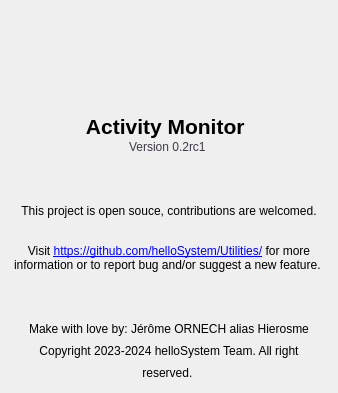
<?xml version="1.0" encoding="UTF-8"?>
<ui version="4.0">
 <class>AboutDialog</class>
 <widget class="QDialog" name="AboutDialog">
  <property name="geometry">
   <rect>
    <x>0</x>
    <y>0</y>
    <width>338</width>
    <height>393</height>
   </rect>
  </property>
  <property name="sizePolicy">
   <sizepolicy hsizetype="MinimumExpanding" vsizetype="MinimumExpanding">
    <horstretch>0</horstretch>
    <verstretch>0</verstretch>
   </sizepolicy>
  </property>
  <property name="minimumSize">
   <size>
    <width>0</width>
    <height>0</height>
   </size>
  </property>
  <property name="windowTitle">
   <string/>
  </property>
  <property name="modal">
   <bool>true</bool>
  </property>
  <layout class="QVBoxLayout" name="verticalLayout_2" stretch="0,0,0,0,0,0,0">
   <property name="spacing">
    <number>0</number>
   </property>
   <property name="leftMargin">
    <number>13</number>
   </property>
   <property name="topMargin">
    <number>13</number>
   </property>
   <property name="rightMargin">
    <number>13</number>
   </property>
   <property name="bottomMargin">
    <number>13</number>
   </property>
   <item alignment="Qt::AlignHCenter">
    <widget class="QLabel" name="about_logo">
     <property name="sizePolicy">
      <sizepolicy hsizetype="Preferred" vsizetype="Fixed">
       <horstretch>0</horstretch>
       <verstretch>0</verstretch>
      </sizepolicy>
     </property>
     <property name="minimumSize">
      <size>
       <width>96</width>
       <height>96</height>
      </size>
     </property>
     <property name="maximumSize">
      <size>
       <width>96</width>
       <height>96</height>
      </size>
     </property>
     <property name="baseSize">
      <size>
       <width>0</width>
       <height>0</height>
      </size>
     </property>
     <property name="text">
      <string/>
     </property>
     <property name="pixmap">
      <pixmap>Activity Monitor.png</pixmap>
     </property>
     <property name="scaledContents">
      <bool>true</bool>
     </property>
     <property name="alignment">
      <set>Qt::AlignLeading|Qt::AlignLeft|Qt::AlignVCenter</set>
     </property>
    </widget>
   </item>
   <item>
    <widget class="QLabel" name="about_app_name">
     <property name="sizePolicy">
      <sizepolicy hsizetype="Preferred" vsizetype="Fixed">
       <horstretch>0</horstretch>
       <verstretch>0</verstretch>
      </sizepolicy>
     </property>
     <property name="font">
      <font>
       <pointsize>20</pointsize>
       <weight>75</weight>
       <bold>true</bold>
      </font>
     </property>
     <property name="text">
      <string>&lt;html&gt;&lt;head/&gt;&lt;body&gt;&lt;p align=&quot;center&quot;&gt;&lt;span style=&quot;
         font-size:16pt;&quot;&gt;Activity Monitor&lt;/span&gt;&lt;/p&gt;&lt;/body&gt;&lt;/html&gt;
        </string>
     </property>
     <property name="wordWrap">
      <bool>false</bool>
     </property>
    </widget>
   </item>
   <item>
    <widget class="QLabel" name="about_version">
     <property name="sizePolicy">
      <sizepolicy hsizetype="Preferred" vsizetype="Fixed">
       <horstretch>0</horstretch>
       <verstretch>0</verstretch>
      </sizepolicy>
     </property>
     <property name="font">
      <font>
       <pointsize>10</pointsize>
      </font>
     </property>
     <property name="text">
      <string>&lt;html&gt;&lt;head/&gt;&lt;body&gt;&lt;p align=&quot;center&quot;&gt;&lt;span style=&quot; font-size:14pt; color:#3d3846; vertical-align:super;&quot;&gt;Version 0.2rc1 &lt;/span&gt;&lt;/p&gt;&lt;/body&gt;&lt;/html&gt;</string>
     </property>
     <property name="wordWrap">
      <bool>true</bool>
     </property>
    </widget>
   </item>
   <item>
    <spacer name="verticalSpacer_2">
     <property name="orientation">
      <enum>Qt::Vertical</enum>
     </property>
     <property name="sizeHint" stdset="0">
      <size>
       <width>20</width>
       <height>0</height>
      </size>
     </property>
    </spacer>
   </item>
   <item alignment="Qt::AlignVCenter">
    <widget class="QLabel" name="about_text">
     <property name="sizePolicy">
      <sizepolicy hsizetype="Preferred" vsizetype="Minimum">
       <horstretch>0</horstretch>
       <verstretch>0</verstretch>
      </sizepolicy>
     </property>
     <property name="text">
      <string>&lt;html&gt;&lt;head/&gt;&lt;body&gt;&lt;p align=&quot;center&quot;&gt;This project is open souce, contributions are welcomed.&lt;br/&gt;&lt;/p&gt;&lt;p align=&quot;center&quot;&gt;Visit &lt;a href=&quot;https://github.com/helloSystem/Utilities/&quot;&gt;&lt;span style=&quot; text-decoration: underline; color:#0000ff;&quot;&gt;https://github.com/helloSystem/Utilities/&lt;/span&gt;&lt;/a&gt; for more information or to report bug and/or suggest a new feature. &lt;/p&gt;&lt;/body&gt;&lt;/html&gt;</string>
     </property>
     <property name="textFormat">
      <enum>Qt::AutoText</enum>
     </property>
     <property name="wordWrap">
      <bool>true</bool>
     </property>
     <property name="textInteractionFlags">
      <set>Qt::LinksAccessibleByKeyboard|Qt::LinksAccessibleByMouse</set>
     </property>
    </widget>
   </item>
   <item>
    <spacer name="verticalSpacer">
     <property name="orientation">
      <enum>Qt::Vertical</enum>
     </property>
     <property name="sizeHint" stdset="0">
      <size>
       <width>20</width>
       <height>0</height>
      </size>
     </property>
    </spacer>
   </item>
   <item alignment="Qt::AlignBottom">
    <widget class="QLabel" name="about_footer">
     <property name="sizePolicy">
      <sizepolicy hsizetype="Preferred" vsizetype="Fixed">
       <horstretch>0</horstretch>
       <verstretch>0</verstretch>
      </sizepolicy>
     </property>
     <property name="font">
      <font>
       <pointsize>10</pointsize>
       <kerning>true</kerning>
      </font>
     </property>
     <property name="text">
      <string>&lt;html&gt;&lt;head/&gt;&lt;body&gt;&lt;p align=&quot;center&quot;&gt;&lt;span style=&quot; font-size:14pt; vertical-align:sub;&quot;&gt;Make with love by: Jérôme ORNECH alias Hierosme&lt;br/&gt;Copyright 2023-2024 helloSystem Team. All right reserved. &lt;/span&gt;&lt;/p&gt;&lt;/body&gt;&lt;/html&gt;</string>
     </property>
     <property name="wordWrap">
      <bool>true</bool>
     </property>
    </widget>
   </item>
  </layout>
 </widget>
 <resources/>
 <connections/>
</ui>
